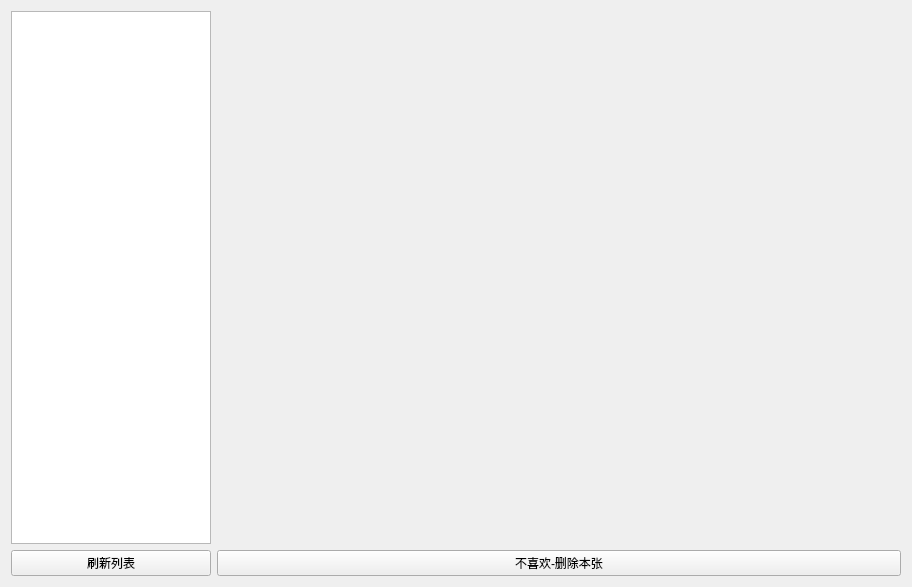
<?xml version="1.0" encoding="UTF-8"?>
<ui version="4.0">
 <class>bqbgl</class>
 <widget class="QWidget" name="bqbgl">
  <property name="geometry">
   <rect>
    <x>0</x>
    <y>0</y>
    <width>912</width>
    <height>587</height>
   </rect>
  </property>
  <property name="windowTitle">
   <string>Form</string>
  </property>
  <layout class="QHBoxLayout" name="horizontalLayout">
   <item>
    <layout class="QVBoxLayout" name="verticalLayout_2">
     <item>
      <widget class="QListWidget" name="listWidget">
       <property name="maximumSize">
        <size>
         <width>200</width>
         <height>16777215</height>
        </size>
       </property>
      </widget>
     </item>
     <item>
      <widget class="QPushButton" name="pushButton_2">
       <property name="maximumSize">
        <size>
         <width>200</width>
         <height>16777215</height>
        </size>
       </property>
       <property name="text">
        <string>刷新列表</string>
       </property>
      </widget>
     </item>
    </layout>
   </item>
   <item>
    <layout class="QVBoxLayout" name="verticalLayout">
     <item>
      <widget class="QLabel" name="label">
       <property name="text">
        <string/>
       </property>
      </widget>
     </item>
     <item>
      <widget class="QPushButton" name="pushButton">
       <property name="text">
        <string>不喜欢-删除本张</string>
       </property>
      </widget>
     </item>
    </layout>
   </item>
  </layout>
 </widget>
 <resources/>
 <connections/>
</ui>
